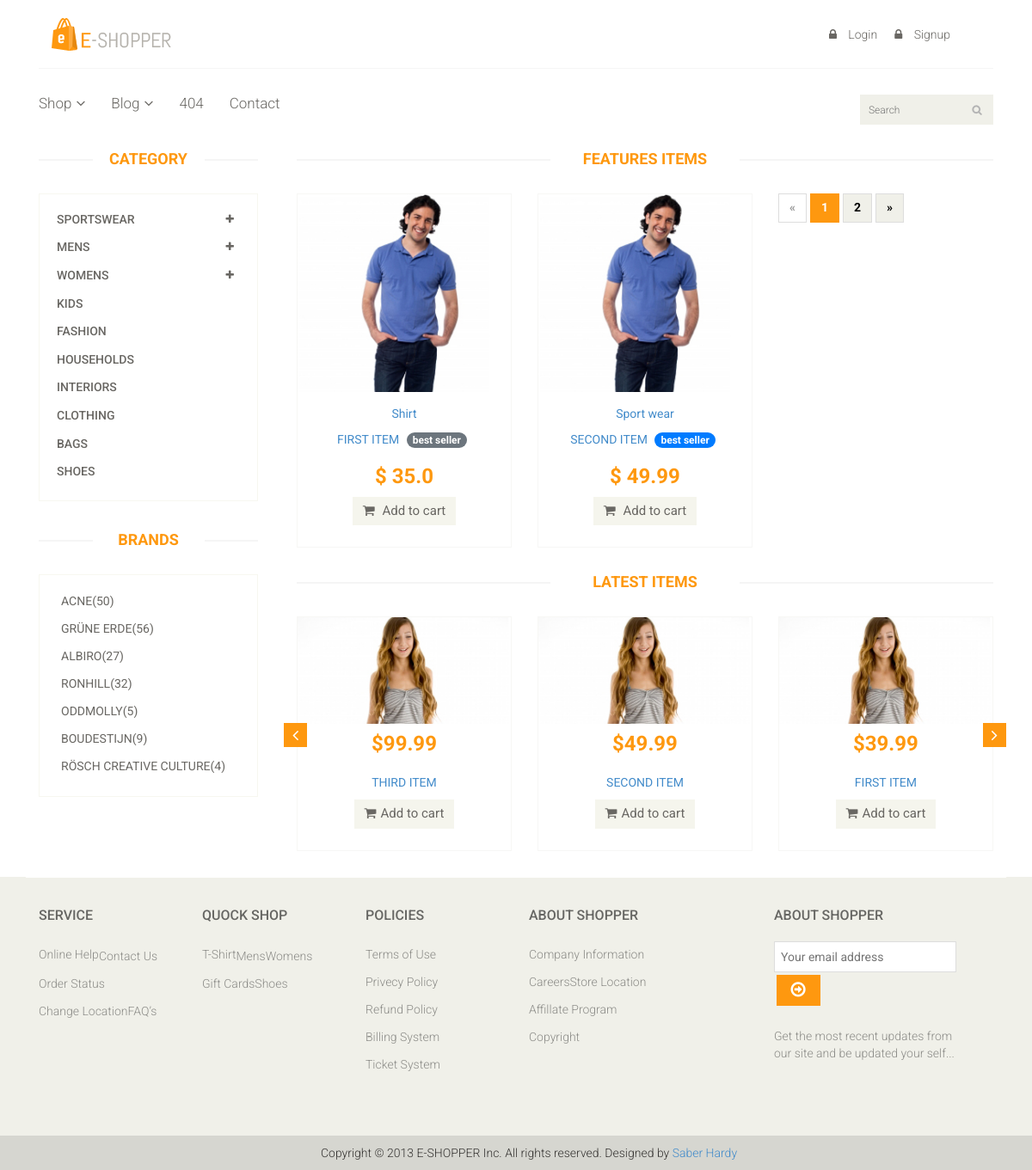
The app's page /, older data.
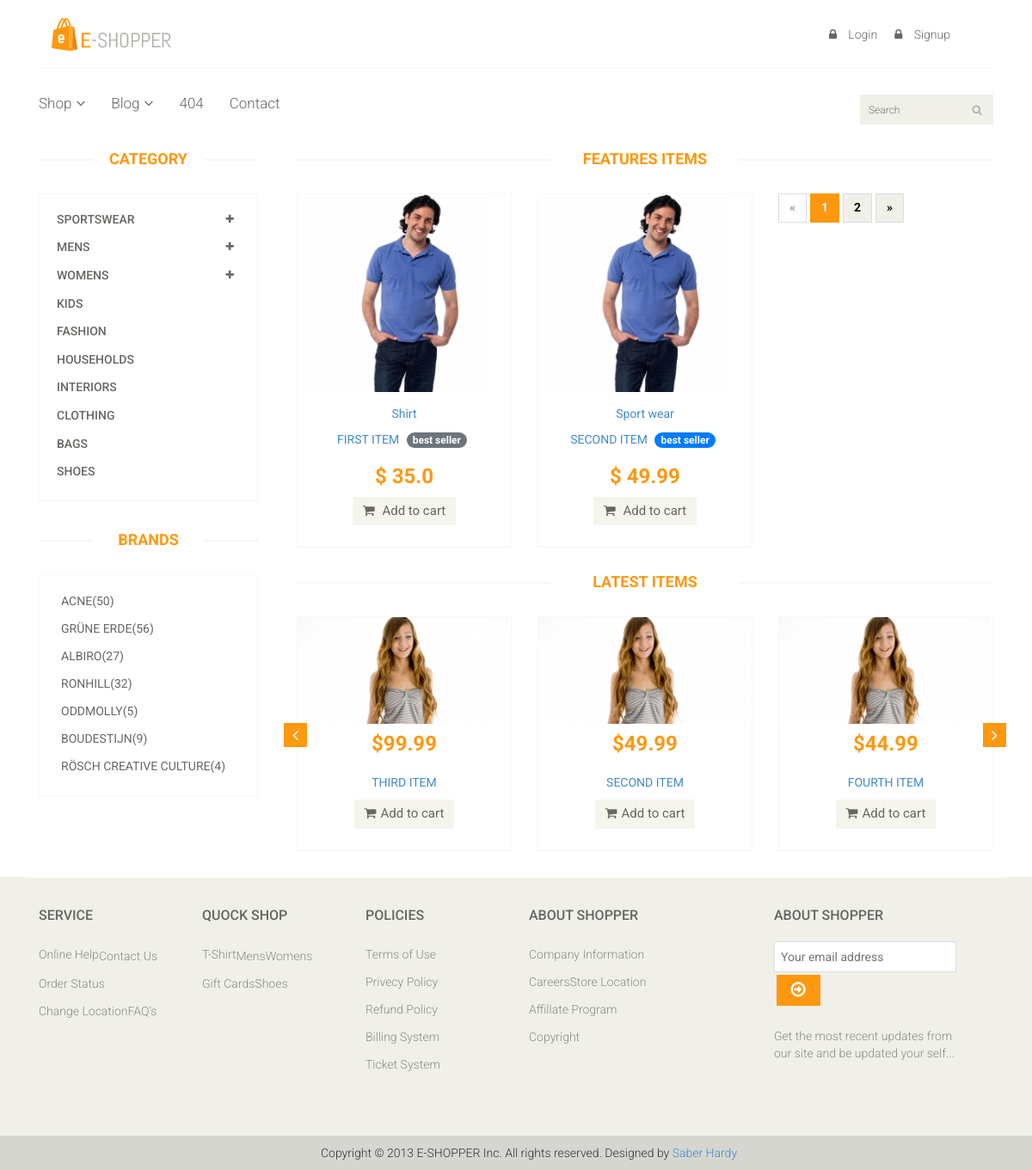
The same page, newer data.
### eshop_app/models.py (models this page shows, shortened)
class Item(models.Model):
    title = models.CharField(max_length=100)
    price = models.FloatField()
    discount_price = models.FloatField(blank=True, null=True)
    category = models.CharField(max_length=100, choices=CATEGORY_CHOICES)
    label = models.CharField(max_length=100, choices=LABEL_CHOICES)
    slug = models.SlugField()
    description = models.TextField()
    def get_absolute_url(self):
        return reverse("shopapp:product", kwargs={
            'slug': self.slug
        })

### eshop_app/views.py (the view)
# urls.py: path('', views.HomeView.as_view(), name='home'),
class HomeView(ListView):
    model = Item
    paginate_by = 2
    template_name = 'eshop_app/home.html'
    def get_context_data(self, **kwargs):
        context = super(HomeView, self).get_context_data(**kwargs)
        last_3_items = Item.objects.order_by('-title')[:3]
        context.update({
            'last_3_items': last_3_items,
        })
        return context

### templates/eshop_app/home.html (shortened to what the changed rows need)
{% extends 'eshop_app/base.html' %}
{% load static %}
{% block content %}
    <section>
        <div class="container">
            <div class="row">
                <div class="col-sm-3">
                    <div class="left-sidebar">
                        <h2>Category</h2>
                        <div class="brands_products">
                            <h2>Brands</h2>
                        </div>
                    </div>
                </div>
                <div class="col-sm-9 padding-right">
                    <div class="features_items">
                        <h2 class="title text-center">Features Items</h2>
                        {% for item in object_list %}
                            <div class="col-sm-4">
                                <div class="product-image-wrapper">
                                    <div class="">
                                        <div class="productinfo text-center">
                                            <a href="{{ item.get_absolute_url }}">
                                                <img src="{% static 'images/shop/product12.jpg' %}" alt=""/>
                                            </a>
                                            <p class="mt-4">{{ item.get_category_display }}</p>
                                            <p class="mt-3">
                                                <a href="{{ item.get_absolute_url }}">{{ item.title|upper }}</a>
                                                <span class="badge badge-danger
                                                    bg-{{ item.get_label_display|lower }}  mx-2"> best seller</span>
                                            </p>
                                            <h2>${% if item.discount_price %}
                                                {{ item.discount_price }}
                                            {% else %}
                                                {{ item.price }}
                                            {% endif %}
                                            </h2>
                                            <a href="{% url 'shopapp:add_to_cart' item.slug %}"
                                               class="btn btn-default add-to-cart">
                                                <i class="fa fa-shopping-cart"></i>
                                                Add to cart
                                            </a>
                                        </div>
                                    </div>
                                </div>
                            </div>
                        {% endfor %}
                        {% if is_paginated %}
                            <ul class="pagination">
                                {% for i in paginator.page_range %}
                                    {% if page_obj.number == i %}
                                        <li class="active"><span>{{ i }} <span class="sr-only">(current)</span></span>
                                        </li>
                                    {% else %}
                                        <li><a href="?page={{ i }}">{{ i }}</a></li>
                                    {% endif %}
                                {% endfor %}
                            </ul>
                        {% endif %}
                    </div>
                    <div class="recommended_items">
                        <h2 class="title text-center">Latest items</h2>
                        <div id="recommended-item-carousel" class="carousel slide" data-ride="carousel">
                            <div class="carousel-inner">
                                {% for item in last_3_items %}
                                    <div class="item active">
                                        <div class="col-sm-4">
                                            <div class="product-image-wrapper">
                                                <div class="single-products">
                                                    <div class="productinfo text-center">
                                                        <a href="{% url 'shopapp:product' item.slug %}">
                                                            <img src="{% static 'images/home/recommend1.jpg' %}"
                                                                 alt=""/>
                                                        </a>
                                                        <h2>${{ item.price }}</h2>
                                                        <a href="{{ item.get_absolute_url }}">
                                                            <p>{{ item.title|upper }}</p>
                                                        </a>
                                                        <a href="{% url 'shopapp:add_to_cart' item.slug %}" class="btn btn-default add-to-cart"><i
                                                                class="fa fa-shopping-cart"></i>Add to cart</a>
                                                    </div>
                                                </div>
                                            </div>
                                        </div>
                                    </div>
                                {% endfor %}
                            </div>
                        </div>
                    </div>
                </div>
            </div>
        </div>
    </section>
{% endblock %}

Row changes from the older to the newer data that the page shows:
no longer on one of the page's lists (row unchanged): Item: price "39.99", title "FIRST ITEM"
added Item: price "44.99", title "FOURTH ITEM", shown under "LATEST ITEMS"
